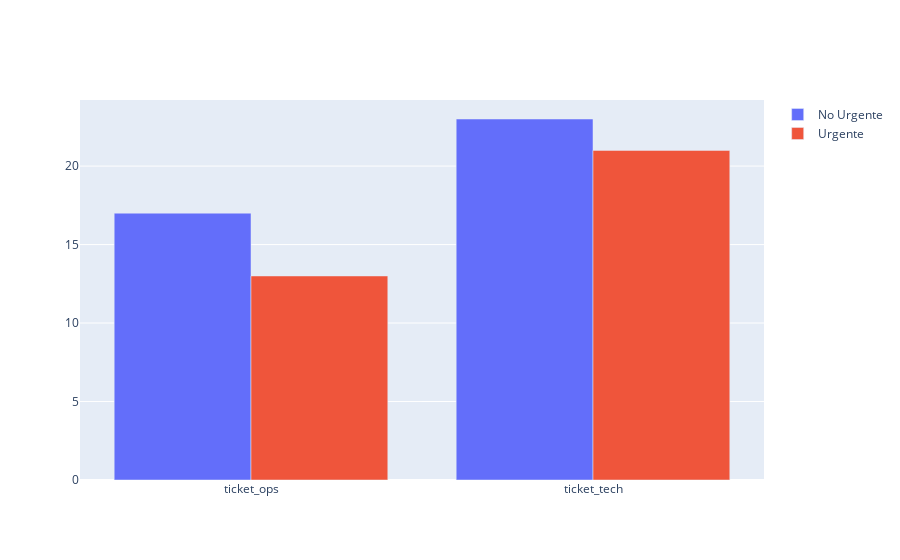

Here is the notebook cell this chart was saved with:
### Code cell
# Se muestra en un grafico de barras agrupado en grupos, la cantidad de tickets urgentes recibidos por Operaciones y Tech

fig = go.Figure(data=[
    go.Bar(name='No Urgente', x=df.columns[10:12], y=[valor_ops - valor_ops_urgente, valor_tech - valor_tech_urgente]),
    go.Bar(name='Urgente', x=df.columns[10:12], y=[valor_ops_urgente, valor_tech_urgente])
])
# Change the bar mode
fig.update_layout(barmode='group')
fig.show()

### Figure 1 — Plotly figure (JSON) as saved in the notebook; plotly's stock layout.template omitted (floating-point values rounded to 4 significant figures)
{"data": [{"name": "No Urgente", "type": "bar", "x": ["ticket_ops", "ticket_tech"], "y": [17, 23]}, {"name": "Urgente", "type": "bar", "x": ["ticket_ops", "ticket_tech"], "y": [13, 21]}], "layout": {"barmode": "group"}}
